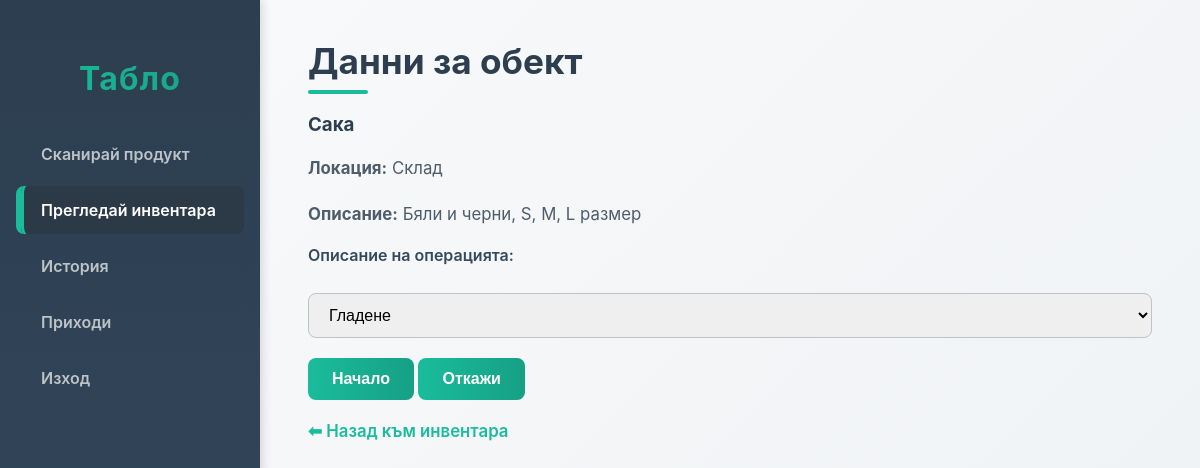
Page /inventory.php?code=A-0010-Z (signed in) on the committed database.
### tables this page shows
CREATE TABLE `inventory` (
  `id` int(11) NOT NULL,
  `code` varchar(100) DEFAULT NULL,
  `name` varchar(100) DEFAULT NULL,
  `description` text DEFAULT NULL,
  `location` varchar(255) DEFAULT NULL,
  `status` varchar(100) DEFAULT NULL,
  `created_at` datetime DEFAULT current_timestamp()
);

### inventory.php (the view, shortened to what this page needs)
<?php
include 'db.php';
$code = $_GET['code'] ?? '';
$item = null;
if ($code) {
    $stmt = $conn->prepare("SELECT * FROM inventory WHERE code = ?");
    $stmt->bind_param("s", $code);
    $stmt->execute();
    $result = $stmt->get_result();
    $item = $result->fetch_assoc();
}
?>
<!DOCTYPE html>
<html lang="bg">
<head>
  <link rel="stylesheet" href="style.css" />
</head>
<body>
<aside class="sidebar" id="sidebar">
  <h1>Табло</h1>
  <nav>
    <ul>
      <li><a href="scan.php">Сканирай продукт</a></li>
      <li><a href="items.php" class="active">Прегледай инвентара</a></li>
      <li><a href="history.php">История</a></li>
      <li><a href="earnings.php">Приходи</a></li>
      <li><a href="logout.php">Изход</a></li>
    </ul>
  </nav>
</aside>
<main class="main-content">
  <h2>Данни за обект</h2>
  <?php if (!empty($error)): ?>
    <p style="color: red; font-weight: bold;"><?= htmlspecialchars($error) ?></p>
  <?php elseif ($item): ?>
    <h3><?= htmlspecialchars($item['name']) ?></h3>
    <p><strong>Локация:</strong> <?= htmlspecialchars($item['location']) ?></p>
    <p><strong>Описание:</strong> <?= nl2br(htmlspecialchars($item['description'])) ?></p>
    <form method="post" action="operation.php">
      <label for="description">Описание на операцията:</label><br>
      <select id="description" name="description" required>
        <option value="Гладене">Гладене</option>
      </select>
      <br><br>
      <button type="submit" name="start">Начало</button>
      <button type="submit" name="end">Откажи</button>
    </form>
  <?php else: ?>
    <p>Моля, сканирайте или въведете код, за да видите детайли за обекта.</p>
  <?php endif; ?>
  <p><a href="items.php">⬅ Назад към инвентара</a></p>
</main>
</body>
</html>

### style.css (style rules this page uses)
*, *::before, *::after { box-sizing: border-box; }
body, html { margin: 0; padding: 0; font-family: 'Inter', 'Segoe UI', Tahoma, Geneva, Verdana, sans-serif; background: linear-gradient(135deg, #f9fafb, #eef1f4); color: #2c3e50; height: 100%; scroll-behavior: smooth; }
.sidebar { position: fixed; top: 0; left: 0; bottom: 0; width: 260px; background: linear-gradient(180deg, #2c3e50, #34495e); color: #ecf0f1; display: flex; flex-direction: column; padding: 2rem 1rem; transition: transform 0.4s ease; z-index: 1000; box-shadow: 2px 0 10px rgba(0,0,0,0.15); }
.sidebar h1 { text-align: center; font-size: 2rem; margin-bottom: 2rem; user-select: none; letter-spacing: 1.2px; background: linear-gradient(to right, #1abc9c, #16a085); background-clip: text; -webkit-background-clip: text; color: transparent; }
.sidebar nav ul { list-style: none; margin: 0; padding: 0; flex-grow: 1; }
.sidebar nav ul li { margin-bottom: 0.5rem; transition: transform 0.2s ease; }
.sidebar nav ul li a { display: block; padding: 14px 20px; color: #bdc3c7; font-weight: 600; text-decoration: none; border-left: 5px solid transparent; border-radius: 8px; transition: all 0.3s ease; }
.sidebar nav ul li a:hover, .sidebar nav ul li a.active { background: #2c3a47; color: #ffffff; border-left-color: #1abc9c; box-shadow: inset 3px 0 0 #1abc9c; }
.main-content { margin-left: 260px; padding: 2.5rem 3rem; min-height: 100vh; transition: margin-left 0.3s ease; }
h2 { margin-top: 0; font-size: 2.2rem; color: #2c3e50; margin-bottom: 1rem; position: relative; }
h2::after { content: ""; display: block; width: 60px; height: 4px; background: #1abc9c; margin-top: 8px; border-radius: 4px; }
p { line-height: 1.7; color: #4e5d6c; font-size: 1.05rem; }
button, input[type="submit"] { background: linear-gradient(to right, #1abc9c, #16a085); border: none; padding: 12px 24px; color: white; font-weight: 700; border-radius: 8px; cursor: pointer; font-size: 1rem; transition: transform 0.2s ease, box-shadow 0.2s ease; }
form label { font-weight: 600; display: block; margin: 1rem 0 0.5rem; color: #34495e; }
input[type="email"], input[type="password"], select { width: 100%; padding: 12px 16px; border: 1.5px solid #bdc3c7; border-radius: 8px; font-size: 1rem; transition: border-color 0.3s, box-shadow 0.3s; }
a { color: #1abc9c; text-decoration: none; font-weight: 600; transition: color 0.3s ease; }

### rows in the picture
inventory: name "Сака", location "Склад", description "Бяли и черни, S, M, L размер"
